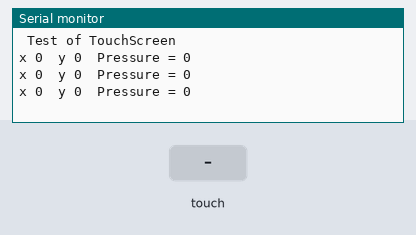
Simulated run of this sketch. Board: Arduino Mega 2560, built with avr-gcc and run on an emulated ATmega2560. Parts: the last lines printed to the serial monitor. The test bench sets the inputs (shaded band).

Above: at 1.3 s.
1.4 s: touch panel pressed at 13 % / 10 % of its raw x / y range
At 1.9 s:
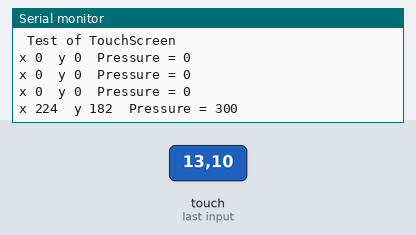
2.9 s: touch panel pressed at 38 % / 10 % of its raw x / y range
At 3.4 s:
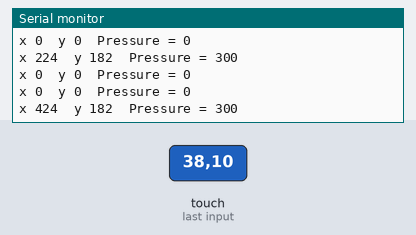
Timing chart, 0 to 5.9 s (numbered marks = the images above; inputs shaded):
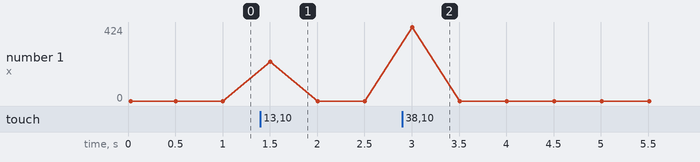

Measured:
- after the input at 1.4 s, the serial monitor: prints a new line after 0.10 s (image 1)
- after the input at 2.9 s, the serial monitor: prints a new line after 0.11 s (image 2)

The sketch:

TestTouchScreen.ino
```cpp
// Touch screen library with X Y and Z (pressure) readings as well
// as oversampling to avoid 'bouncing'
// This demo code returns raw readings, public domain

#include <stdint.h>
//#include "TouchScreen.h"


#include <SPFD5408_TouchScreen/SPFD5408_TouchScreen.h>

#define ILI9488

// Init LCD----------------------------------------------------------
//#include <SPFD5408_Adafruit_GFX.h>    // Core graphics library
//#include <SPFD5408_Adafruit_TFTLCD.h> // Hardware-specific library
//Adafruit_TFTLCD tft(LCD_CS, LCD_CD, LCD_WR, LCD_RD, LCD_RESET);
#ifdef SPDF5408

// Dimensions
uint16_t width = 0;
uint16_t height = 0;
#define LCD_CS A3
#define LCD_CD A2
#define LCD_WR A1
#define LCD_RD A0
#define LCD_RESET A4 // Optional : otherwise connect to Arduino's reset pin
#define LCD_ROTATION 0
#else

// Dimensions
uint16_t width = 320;
uint16_t height = 480;
#define LCD_CD 38
#define LCD_WR 39
#define LCD_CS 40
#define LCD_RD 39
#define LCD_RESET 41 // Optional : otherwise connect to Arduino's reset pin
#define LCD_ROTATION 0
#endif // SPDF5408

// Assign human-readable names to some common 16-bit color values:
#define BLACK   0x0000
#define BLUE    0x001F
#define RED     0xF800
#define GREEN   0x07E0
#define CYAN    0x07FF
#define MAGENTA 0xF81F
#define YELLOW  0xFFE0
#define WHITE   0xFFFF

//----------------------------------------------------------------


//   T O U C H S C R E E N   ----------------------------------------------------------------
// These are the pins for the shield!
#define YP A1  // A1 must be an analog pin, use "An" notation!
#define XM A2  // A2 must be an analog pin, use "An" notation!
#define YM 7   // 7 can be a digital pin
#define XP 6   // 6 can be a digital pin

#define MINPRESSURE 10
#define MAXPRESSURE 240

short TS_MINX=726;
short TS_MAXX=947;
short TS_MINY=420;
short TS_MAXY=435;

// For better pressure precision, we need to know the resistance
// between X+ and X- Use any multimeter to read it
// For the one we're using, its 300 ohms across the X plate
TouchScreen ts = TouchScreen(XP, YP, XM, YM, 300);

void setup(void) {
  Serial.begin(9600);
  Serial.println("\n Test of TouchScreen  ");
  TSPoint p;


  //Serial.println("\n letture prima dell'uso del TFT  ");
  //for (int i = 0; i < 50; i++)
  //{
	 // p = getPressPosition();
	 // Serial.print("x "); Serial.print(p.x);
	 // Serial.print("\ty "); Serial.print(p.y);
	 // Serial.print("\tPressure = "); Serial.println(p.z);
	 // delay(1000);
  //}


  /*
  tft.reset();
  uint16_t identifier = 0x9341;		// tft.readID();
  tft.begin(identifier);
  tft.setRotation(LCD_ROTATION); // Need for the Mega, please changed for your choice or rotation initial
  drawBorder();	// Border

  tft.setCursor (55, 50);
  tft.setTextSize (3);
  tft.setTextColor(RED);
  tft.println("SPFD5408");
  tft.setCursor (65, 85);
  tft.println("Library");
  tft.setCursor (25, 150);
  tft.setTextSize (2);
  tft.setTextColor(BLACK);
  tft.println("Test of BITMAP");
  delay(1000);
*/
}

void loop(void) {
  // a point object holds x y and z coordinates
  TSPoint p= ts.getPoint();

  // we have some minimum pressure we consider 'valid'
  // pressure of 0 means no pressing!

     Serial.print("\nx "); Serial.print(p.x);
     Serial.print("\ty "); Serial.print(p.y);
     Serial.print("\tPressure = "); Serial.print(p.z);
	 if (p.z > MINPRESSURE && p.z < MAXPRESSURE) {
		Serial.print(" * ");

		// Show touch screen point (TSPOINT)
		//showTouched(p);

	  }

  delay(500);
}

/*
// Show the coordinates
void showTouched(TSPoint p) {

  uint8_t w = 40; // Width
  uint8_t h = 10; // Heigth
  uint8_t x = (width - (w*2)); // X
  uint8_t y = 11; // Y

  tft.fillRect(x, y, w*2, h, WHITE); // For cleanup

  tft.drawRect(x, y, w, h, RED); // For X
  tft.drawRect(x+w+2, y, w*2, h, RED); // For Y

  tft.setTextColor(BLACK);
  tft.setCursor(x+2, y + 1);
  tft.print("X: ");
  showValue(p.x);

  tft.setCursor(x+2+w+2, y + 1);
  tft.print("Y: ");
  showValue(p.y);

}

// Show a value of TSPoint
void showValue (uint16_t value) {

  if (value < 10)
    tft.print("00");
  if (value < 100)
    tft.print("0");

  tft.print(value);

}
void drawBorder() {

	// Draw a border

	uint16_t width = tft.width() - 1;
	uint16_t height = tft.height() - 1;
	uint8_t border = 5;

	tft.fillScreen(BLUE);
	tft.fillRect(border, border, (width - border * 2), (height - border * 2), WHITE);

}
TSPoint getPressPosition()
{

	TSPoint p, q;
	int upCount = 0;

	// Wait for screen press
	do
	{
		q = ts.getPoint();
		Serial.print(q.x); Serial.print(","); Serial.print(q.y); Serial.print(",");Serial.println(q.z);
		delay(10);
	} while (q.z < MINPRESSURE || q.z > MAXPRESSURE);

	// Save initial touch point
	p.x = q.x; p.y = q.y; p.z = q.z;

	// Wait for finger to come up
	do
	{
		q = ts.getPoint();
		if (q.z < MINPRESSURE || q.z > MAXPRESSURE)
		{
			upCount++;
		}
		else
		{
			upCount = 0;
			p.x = q.x; p.y = q.y; p.z = q.z;
		}

		delay(10);             // Try varying this delay

	} while (upCount < 10);  // and this count for different results.

	p.x = map(p.x, TS_MINX, TS_MAXX, 0, 239);
	p.y = map(p.y, TS_MINY, TS_MAXY, 0, 319);

	// I've been focused on rotation 3, with the USB connector on the right-hand side
	// so, you'll have to add your own code here.
	switch (LCD_ROTATION)
	{
	case 3:
		swap(p.x, p.y);
		p.x = (320 - p.x);
		break;
	}

	// Clean up pin modes for LCD
	pinMode(XM, OUTPUT);
	digitalWrite(XM, LOW);
	pinMode(YP, OUTPUT);
	digitalWrite(YP, HIGH);
	pinMode(YM, OUTPUT);
	digitalWrite(YM, LOW);
	pinMode(XP, OUTPUT);
	digitalWrite(XP, HIGH);

	return p;
}


*/
```
